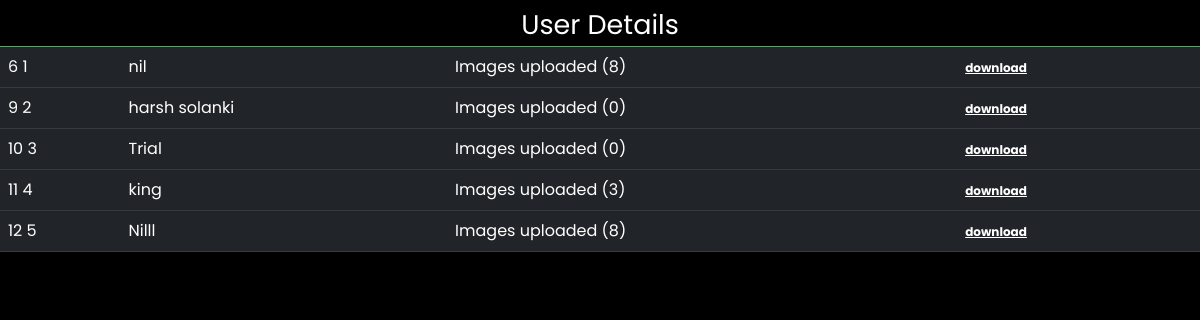
The page /userlist/ (signed in) on the database its author committed.
### FPS/models.py (models this page shows)
class userprofile(models.Model):
    user = models.OneToOneField(User,on_delete=models.CASCADE,primary_key=True)
    mobile = models.PositiveIntegerField(null=True,blank=True)
    admin=models.ForeignKey('adminUser',null=False,on_delete=models.CASCADE)
    def __str__(self):
        return str(self.mobile)

### FPS/views.py (the view)
# urls.py: path("userlist/",views.userlist,name='userlist'),
@login_required(login_url='franchiselogin')
def userlist(request):
    user = request.user
    franchise = adminUser.objects.get(userid=user)
    print(franchise)
    userlist = userprofile.objects.filter(admin=franchise)
    print(userlist)
    return render(request, "FPS/userlist.html", {'userlist': userlist})

### FPS/models.py (called while the page is built)
    def __str__(self):
        return self.uniqueCode

### FPS/templates/FPS/userlist.html (shortened to what this page needs)
{% load static %}
<!doctype html>
<html lang="en">
  <head>
    <link href="https://cdn.jsdelivr.net/npm/bootstrap@5.0.0-beta3/dist/css/bootstrap.min.css" rel="stylesheet">
  </head>
  <body class="dark">
   <header style="text-align:center;color:white;font-size:27px;margin-top:5px;border-bottom: 1px solid #4caf50;">User Details</header>
            <table class="table table-hover">
            <tbody>
            {% for u  in userlist %}
                <tr class="table-dark" class='clickable-row' onclick="window.location='{% url 'userdetails' idi=u.user.id %}';">
                <td>{{u.user.id}} {{ forloop.counter }}</td>
                <td>{{u.user.username}}</td>
                <td>Images uploaded ({{u.content_set.count}}) </td>
                <td><div class=" col">
              <a class="float-right badge badge-primary badge-pill" href="{% url 'download' un=u.user %}">
                download
              </a>
            </div></td>
                </tr>
            {% endfor %}
            </tbody>
            </table>
  </body>
</html>

### FPS/templates/FPS/userlist.html (style rules this page uses)
body { background:black; font-family: 'Poppins', sans-serif; }

### rows shown on the page
userprofile: user.id "6", user.username "nil", content_set.count "8"
userprofile: user.id "9", user.username "harsh solanki", content_set.count "0"
userprofile: user.id "10", user.username "Trial", content_set.count "0"
userprofile: user.id "11", user.username "king", content_set.count "3"
userprofile: user.id "12", user.username "Nilll", content_set.count "8"
